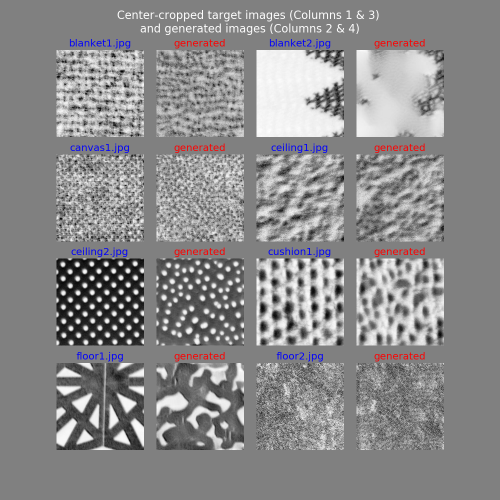
#> input picture preprocessing/texture/image_collection/collection_0.png, 1000 x 1000 px (shown at 1/2 size)
$ python gen.py image_collection/collection_0.png   (Python 2 division)   (older library calls are emulated)
#> lines starting #> are read from the running program, lines starting #| are printed output that depends on the picture
# -*- coding: utf-8 -*-
'''
Texture image generation
'''
import sugartensor as tf
import numpy as np
from scipy import misc
import glob
import os, sys
import time
from prepro import Hyperparams
import sys

sample_image = sys.argv[1]

def transform_image(target_img):
    r"""
    Arg:
      target_img: img file full path

    Returns:
      A numpy array of (1, 224, 224, 1)
    """
#> called with target_img = 'image_collection/collection_0.png'
    img = misc.imread(target_img)
#> img is the input picture: shape (1000, 1000, 4); mean R, G, B, A 138.9, 138, 139, 255

    # Center crop
    offset_height = (576-224)/2
    offset_width = offset_height
    img = img[offset_height:offset_height+224, offset_width:offset_width+224]
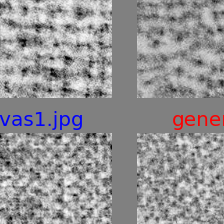
#> img: shape (224, 224, 4); mean R, G, B, A 149.1, 147.9, 149.7, 255

    # Convert to 4-D
    img = np.expand_dims(img, 0)
    img = np.expand_dims(img, -1)

    # Normalize
    img = img.astype(np.float32) / 255

    return img

class ModelGraph:
    def __init__(self):

        with tf.sg_context(name='generator'):
            self.x = tf.sg_initializer.he_uniform(name="x", shape=[1, 224, 224, 1]) # noise image
            self.y = tf.placeholder(dtype=tf.float32, shape=[1, 224, 224, 1]) # true target image

        with tf.sg_context(name='conv', act='relu'):
            self.x_conv1 = (self.x
                    .sg_conv(dim=64)
                    .sg_conv()
                    .sg_pool()) # (1, 112, 112, 64)
            self.x_conv2 = (self.x_conv1
                    .sg_conv(dim=128)
                    .sg_conv()
                    .sg_pool()) # (1, 56, 56, 128)
            self.x_conv3 = (self.x_conv2
                    .sg_conv(dim=256)
                    .sg_conv()
                    .sg_conv()
                    .sg_conv()
                    .sg_pool()) # (1, 28, 28, 256)
            self.x_conv4 = (self.x_conv3
                    .sg_conv(dim=512)
                    .sg_conv()
                    .sg_conv()
                    .sg_conv()
                    .sg_pool()) # (1, 14, 14, 512)
# [5 lines of commented-out code are left out]

        self.y_conv1 = self.x_conv1.sg_reuse(input=self.y)
        self.y_conv2 = self.x_conv2.sg_reuse(input=self.y)
        self.y_conv3 = self.x_conv3.sg_reuse(input=self.y)
        self.y_conv4 = self.x_conv4.sg_reuse(input=self.y)
#
        def get_gram_mat(tensor):
            '''
            Arg:
              tensor: 4-D tensor. The first  dimension must be 1.

            Returns:
              gram matrix. Read `https://en.wikipedia.org/wiki/Gramian_matrix` for details.
              512 by 512.
            '''
            assert tensor.get_shape().ndims == 4, "The tensor must be 4 dimensions."

            dim0, dim1, dim2, dim3 = tensor.get_shape().as_list()
            tensor = tensor.sg_reshape(shape=[dim0*dim1*dim2, dim3]) #(1*7*7, 512)

            # normalization: Why? Because the original value of gram mat. would be too huge.
            mean, variance = tf.nn.moments(tensor, [0, 1])
            tensor = (tensor - mean) / tf.sqrt(variance + tf.sg_eps)

            tensor_t = tensor.sg_transpose(perm=[1, 0]) #(512, 1*7*7)
            gram_mat = tf.matmul(tensor_t, tensor) # (512, 512)

            return gram_mat

        # Loss: Add the loss of each layer
        self.mse = tf.squared_difference(get_gram_mat(self.x_conv1), get_gram_mat(self.y_conv1)).sg_mean() +\
                   tf.squared_difference(get_gram_mat(self.x_conv2), get_gram_mat(self.y_conv2)).sg_mean() +\
                   tf.squared_difference(get_gram_mat(self.x_conv3), get_gram_mat(self.y_conv3)).sg_mean() +\
                   tf.squared_difference(get_gram_mat(self.x_conv4), get_gram_mat(self.y_conv4)).sg_mean()

        self.train_gen = tf.sg_optim(self.mse, lr=0.0001, category='generator')  # Note that we train only variable x.

def generate(sample_image):
    start_time = time.time()

    g = ModelGraph()

    with tf.Session() as sess:
        # We need to initialize variables in this case because the Variable `generator/x` will not restored.
        tf.sg_init(sess)

        vars = [v for v in tf.global_variables() if "generator" not in v.name]
        saver = tf.train.Saver(vars)
        saver.restore(sess, tf.train.latest_checkpoint('asset/train/ckpt'))

        i = 0
        while True:
            mse, _ = sess.run([g.mse, g.train_gen], {g.y: transform_image(sample_image)}) # (16, 28)

            if time.time() - start_time > 60: # Save every 60 seconds
                gen_image = sess.run(g.x)
                gen_image = np.squeeze(gen_image)
                misc.imsave('gen_images/%s/gen_%.2f.jpg' % (label, mse), gen_image)

                start_time = time.time()
                i += 1
                if i == 60: break # Finish after 1 hour

if __name__ == '__main__':
    label = sample_image.split("/")[-1].split("-")[0]
    if not os.path.exists("gen_images/" + label): os.makedirs("gen_images/" + label)

    # Save cropped image of the target image.
    misc.imsave("gen_images/{}/{}.jpg".format(label, label), np.squeeze(transform_image(sample_image)))

    generate(sample_image)
#> (the call stopped at in __init__, `with tf.sg_context(name='generator'):`: sugartensor is not available in this run)
    print("Done")

$ run again, on preprocessing/texture/image_collection/collection_2.png
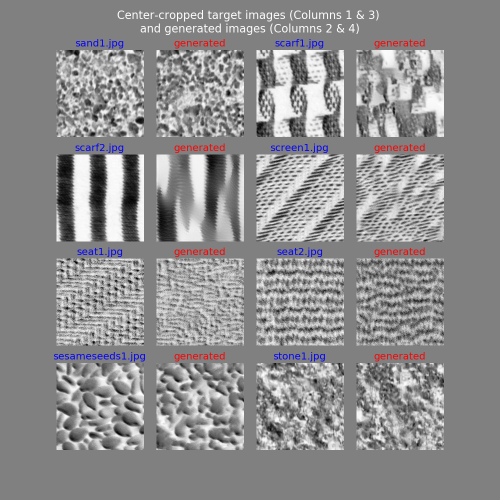
#> input picture preprocessing/texture/image_collection/collection_2.png, 1000 x 1000 px (shown at 1/2 size)
#> in transform_image, img is the input picture: shape (1000, 1000, 4); mean R, G, B, A 142.2, 141.3, 142.2, 255
#> in transform_image, `img = img[offset_height:offset_height+224, offset_width:offset_width+2..`:
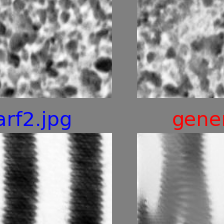
#> img: shape (224, 224, 4); mean R, G, B, A 144.8, 143.6, 145.2, 255

$ run again, on preprocessing/texture/image_collection/collection_3.png
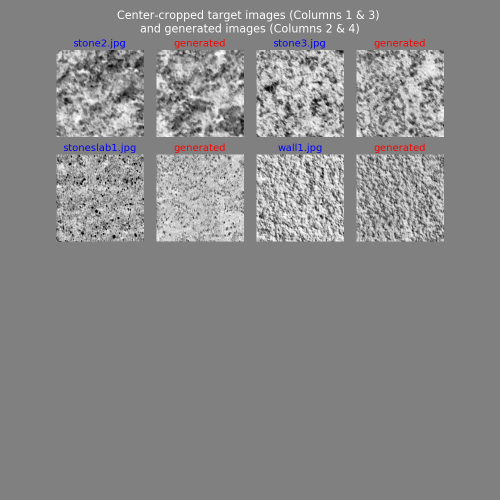
#> input picture preprocessing/texture/image_collection/collection_3.png, 1000 x 1000 px (shown at 1/2 size)
#> in transform_image, img is the input picture: shape (1000, 1000, 4); mean R, G, B, A 137, 136.5, 137, 255
#> in transform_image, `img = img[offset_height:offset_height+224, offset_width:offset_width+2..`:
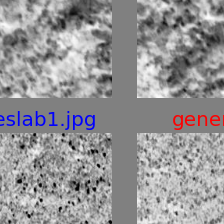
#> img: shape (224, 224, 4); mean R, G, B, A 149.5, 148.4, 150.5, 255
